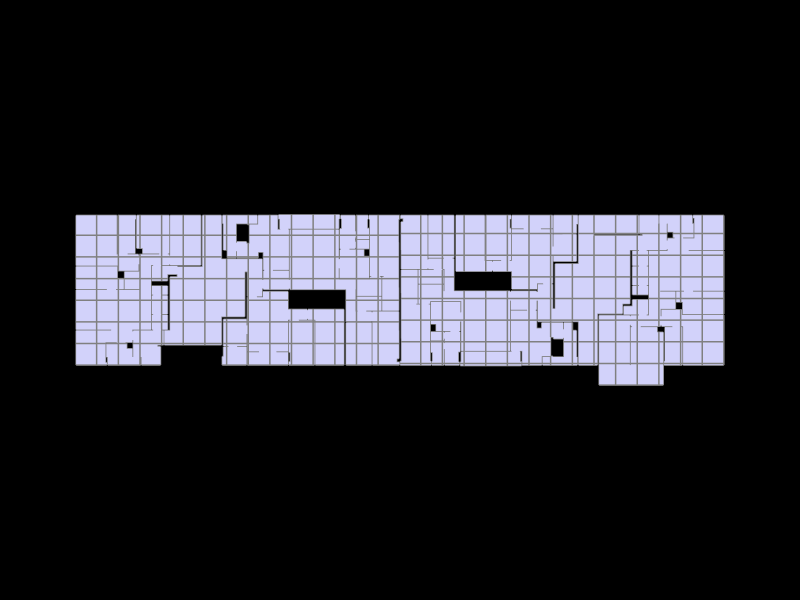

Notebook code cell kept with this figure:
### Markdown cell above
## 8. Show the geometry and the grid

### Code cell
Topology.Show(gallery, grid,
              camera=[0,0,6],
              faceColor=[210,210,250],
              faceOpacity=1,
              edgeColor="grey",
              edgeWidth=3,
              showVertices=False,
              backgroundColor="black",
              width=800,
              height=600,
              renderer = renderer)

### Figure 1 — Plotly figure (JSON) as saved in the notebook; plotly's stock layout.template omitted (floating-point values rounded to 4 significant figures; data arrays with more than 128 entries replaced by an {"elided": "..."} marker saying what was removed)
{"data": [{"hoverinfo": "text", "legendgroup": "2", "legendrank": 2, "line": {"color": "grey", "dash": "solid", "width": 3}, "marker": {"size": 0}, "mode": "lines", "name": "1: Untitled (Edges)", "showlegend": false, "text": "", "type": "scatter3d", "x": {"elided": "2265 float values"}, "y": {"elided": "2265 float values"}, "z": {"elided": "2265 int values"}}, {"cmax": 1, "cmin": 0, "color": "#D2D2FA", "colorscale": [[0, "#440154"], [0.1111, "#482878"], [0.2222, "#3e4989"], [0.3333, "#31688e"], [0.4444, "#26828e"], [0.5556, "#1f9e89"], [0.6667, "#35b779"], [0.7778, "#6ece58"], [0.8889, "#b5de2b"], [1, "#fde725"]], "flatshading": true, "hoverinfo": "text", "hovertext": "", "i": {"elided": "757 int values"}, "j": {"elided": "757 int values"}, "k": {"elided": "757 int values"}, "legendgroup": "3", "legendrank": 3, "lighting": {"facenormalsepsilon": 0}, "name": "1: Untitled (Faces)", "opacity": 1, "showlegend": false, "showscale": false, "text": "", "type": "mesh3d", "x": {"elided": "755 float values"}, "y": {"elided": "755 float values"}, "z": {"elided": "755 int values"}}, {"hoverinfo": "text", "legendgroup": "6", "legendrank": 6, "line": {"color": "grey", "dash": "solid", "width": 3}, "marker": {"size": 0}, "mode": "lines", "name": "2: Untitled (Edges)", "showlegend": false, "text": "", "type": "scatter3d", "x": {"elided": "711 float values"}, "y": {"elided": "711 float values"}, "z": {"elided": "711 int values"}}], "layout": {"autosize": true, "height": 600, "margin": {"b": 40, "l": 40, "r": 40, "t": 40}, "paper_bgcolor": "#000000", "plot_bgcolor": "#000000", "scene": {"aspectmode": "data", "camera": {"center": {"x": 0, "y": 0, "z": 0}, "eye": {"x": 0, "y": 0, "z": 6}, "projection": {"type": "perspective"}, "up": {"x": 0, "y": 1, "z": 0}}, "xaxis": {"visible": false}, "yaxis": {"visible": false}, "zaxis": {"visible": false}}, "showlegend": true, "width": 800, "xaxis": {"showgrid": false, "visible": false, "zeroline": false}, "yaxis": {"showgrid": false, "visible": false, "zeroline": false}}}
